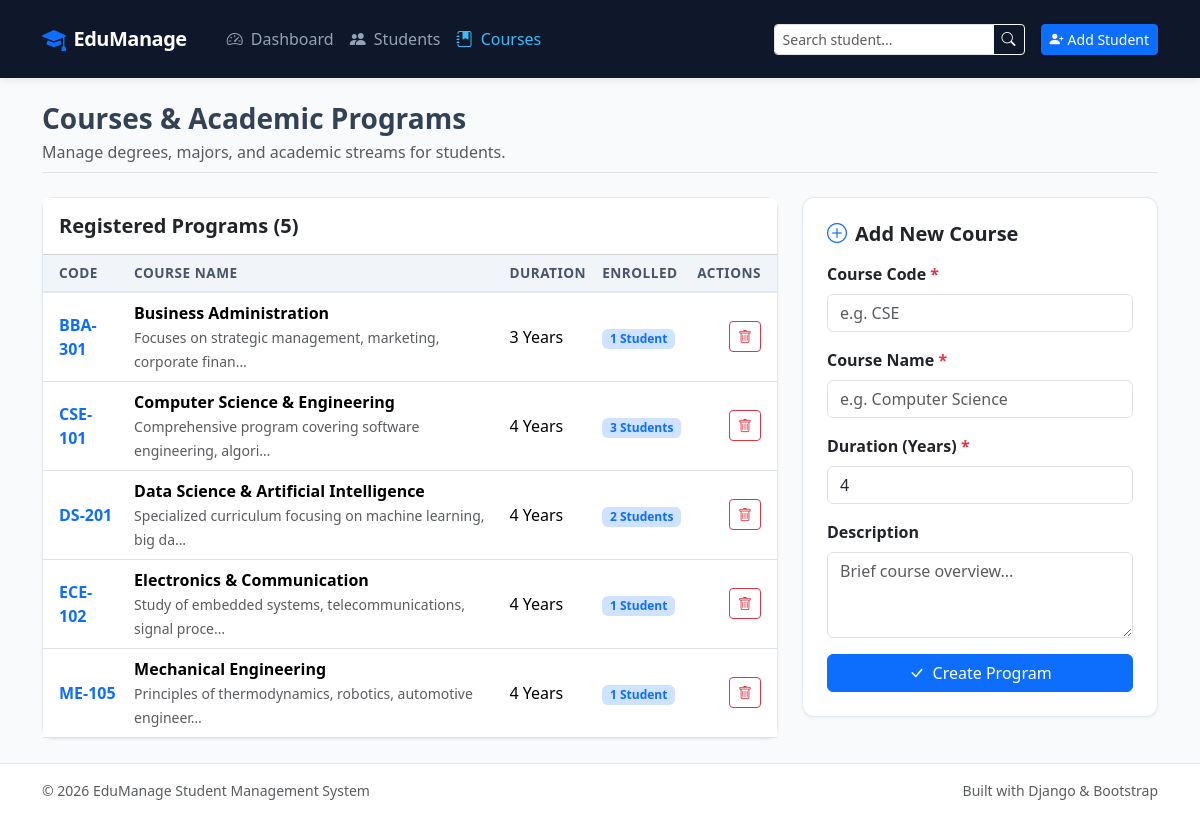
Page /courses/ on the committed database.
### students/models.py (models this page shows, shortened)
class Course(models.Model):
    name = models.CharField(max_length=100)
    code = models.CharField(max_length=20, unique=True)
    duration_years = models.PositiveSmallIntegerField(default=4)
    description = models.TextField(blank=True)
    created_at = models.DateTimeField(auto_now_add=True)
    class Meta:
        ordering = ['name']

### students/views.py (the view)
# urls.py: path('courses/', views.course_list, name='course_list'),
def course_list(request):
    if request.method == 'POST':
        form = CourseForm(request.POST)
        if form.is_valid():
            course = form.save()
            messages.success(request, f'Course "{course.name}" created successfully!')
            return redirect('course_list')
        else:
            messages.error(request, 'Please correct the errors in the course form.')
    else:
        form = CourseForm()
    courses = Course.objects.annotate(total_students=Count('students')).order_by('name')
    return render(request, 'students/course_list.html', {'courses': courses, 'form': form})

### students/forms.py
class CourseForm(forms.ModelForm):
    class Meta:
        model = Course
        fields = ['name', 'code', 'duration_years', 'description']
        widgets = {
            'name': forms.TextInput(attrs={'class': 'form-control', 'placeholder': 'e.g. Computer Science'}),
            'code': forms.TextInput(attrs={'class': 'form-control', 'placeholder': 'e.g. CSE'}),
            'duration_years': forms.NumberInput(attrs={'class': 'form-control', 'min': 1, 'max': 6}),
            'description': forms.Textarea(attrs={'class': 'form-control', 'rows': 3, 'placeholder': 'Brief course overview...'}),
        }

### templates/students/course_list.html (shortened to what this page needs)
{% extends 'base.html' %}
{% block content %}
<div class="d-flex justify-content-between align-items-center mb-4 pb-2 border-bottom">
    <div>
        <h2 class="h3 fw-bold mb-1">Courses & Academic Programs</h2>
        <p class="text-muted mb-0">Manage degrees, majors, and academic streams for students.</p>
    </div>
</div>
<div class="row g-4">
    <div class="col-lg-8">
        <div class="card card-custom">
            <div class="card-header bg-white py-3">
                <h5 class="card-title fw-bold mb-0">Registered Programs ({{ courses.count }})</h5>
            </div>
            <div class="table-responsive">
                <table class="table align-middle table-hover mb-0">
                    <thead>
                        <tr>
                            <th class="ps-3">Code</th>
                            <th>Course Name</th>
                            <th>Duration</th>
                            <th>Enrolled</th>
                            <th class="text-end pe-3">Actions</th>
                        </tr>
                    </thead>
                    <tbody>
                        {% for course in courses %}
                        <tr>
                            <td class="ps-3 fw-bold text-primary">{{ course.code }}</td>
                            <td>
                                <div class="fw-semibold">{{ course.name }}</div>
                                <small class="text-muted">{{ course.description|truncatechars:60|default:"No description" }}</small>
                            </td>
                            <td>{{ course.duration_years }} Year{{ course.duration_years|pluralize }}</td>
                            <td>
                                <a href="{% url 'student_list' %}?course={{ course.id }}" class="badge bg-primary-subtle text-primary text-decoration-none">
                                    {{ course.total_students }} Student{{ course.total_students|pluralize }}
                                </a>
                            </td>
                            <td class="text-end pe-3">
                                <form action="{% url 'course_delete' course.pk %}" method="post" class="d-inline" onsubmit="return confirm('Are you sure you want to delete course {{ course.code }}? Students enrolled in this course will have their course unassigned.');">
                                    <button type="submit" class="btn btn-sm btn-outline-danger" title="Delete Course">
                                        <i class="bi bi-trash"></i>
                                    </button>
                                </form>
                            </td>
                        </tr>
                        {% endfor %}
                    </tbody>
                </table>
            </div>
        </div>
    </div>
    <div class="col-lg-4">
        <div class="card card-custom p-4">
            <h5 class="fw-bold mb-3 d-flex align-items-center gap-2">
                <i class="bi bi-plus-circle text-primary"></i> Add New Course
            </h5>
            <form method="post">
                <div class="mb-3">
                    <label class="form-label fw-semibold">Course Code <span class="text-danger">*</span></label>
                    {{ form.code }}
                </div>
                <div class="mb-3">
                    <label class="form-label fw-semibold">Course Name <span class="text-danger">*</span></label>
                    {{ form.name }}
                </div>
                <div class="mb-3">
                    <label class="form-label fw-semibold">Duration (Years) <span class="text-danger">*</span></label>
                    {{ form.duration_years }}
                </div>
                <div class="mb-3">
                    <label class="form-label fw-semibold">Description</label>
                    {{ form.description }}
                </div>
                <div class="d-grid">
                    <button type="submit" class="btn btn-primary">
                        <i class="bi bi-check-lg me-1"></i> Create Program
                    </button>
                </div>
            </form>
        </div>
    </div>
</div>
{% endblock %}

### templates/base.html (style rules this page uses)
:root { --brand-primary: #3b82f6; --brand-dark: #1e293b; --brand-surface: #f8fafc; --brand-card: #ffffff; }
body { background-color: var(--brand-surface); font-family: system-ui, -apple-system, "Segoe UI", Roboto, "Helvetica Neue", sans-serif; color: #334155; min-height: 100vh; display: flex; flex-direction: column; }
.card-custom { border: 1px solid #e2e8f0; border-radius: 12px; box-shadow: 0 1px 3px rgba(0, 0, 0, 0.05); background: #ffffff; transition: transform 0.15s ease, box-shadow 0.15s ease; }
.table thead th { background-color: #f1f5f9; color: #475569; font-weight: 600; font-size: 0.85rem; text-transform: uppercase; letter-spacing: 0.5px; border-bottom: 2px solid #e2e8f0; }

### rows in the picture
Course: code "BBA-301", name "Business Administration", description "Focuses on strategic management, marketing, corporate finan…", duration_years "3", total_students "1"
Course: code "CSE-101", name "Computer Science & Engineering", description "Comprehensive program covering software engineering, algori…", duration_years "4", total_students "3"
Course: code "DS-201", name "Data Science & Artificial Intelligence", description "Specialized curriculum focusing on machine learning, big da…", duration_years "4", total_students "2"
Course: code "ECE-102", name "Electronics & Communication", description "Study of embedded systems, telecommunications, signal proce…", duration_years "4", total_students "1"
Course: code "ME-105", name "Mechanical Engineering", description "Principles of thermodynamics, robotics, automotive engineer…", duration_years "4", total_students "1"

### other values in the picture
{{ courses.count }} "5"
